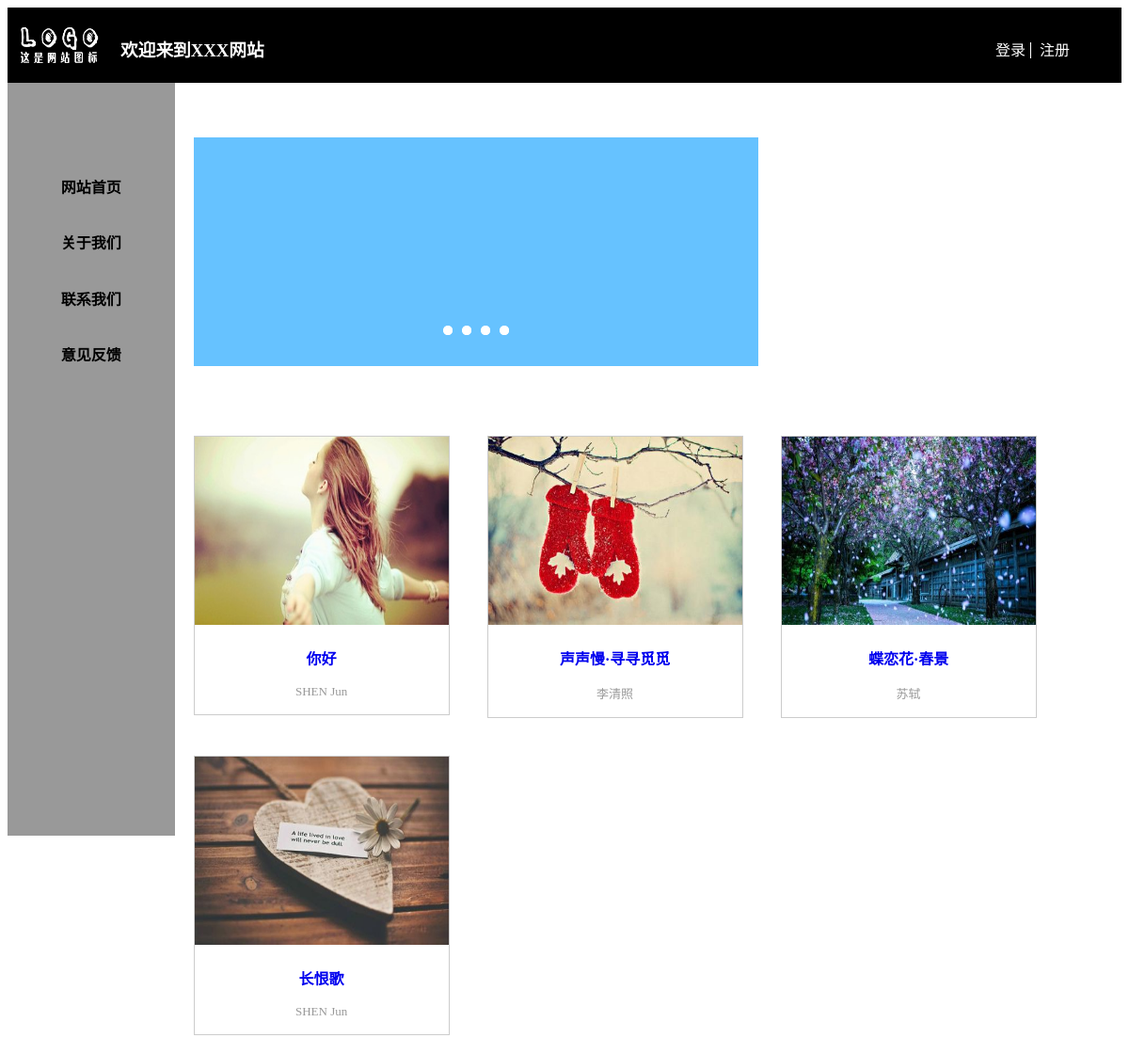
The app's page /blog/artcle with its own data.
### blog/models.py (models this page shows, shortened)
@python_2_unicode_compatible
class Article(models.Model):
    title = models.CharField(max_length=50)
    author = models.ForeignKey(Author)
    content = models.TextField()
    score = models.IntegerField()  # 文章的打分
    tags = models.ManyToManyField('Tag')

@python_2_unicode_compatible
class Author(models.Model):
    name = models.CharField(max_length=50)
    qq = models.CharField(max_length=10)
    addr = models.TextField()
    email = models.EmailField()
    def __str__(self):
        return self.name

### blog/views.py (the view)
class ArticleView(generic.ListView):
    template_name = 'blog/HomePage.html'
    context_object_name = 'article_list'
    def get_queryset(self):
        return Article.objects.order_by('title')[:5]

### blog/templates/blog/HomePage.html (shortened to what this page needs)
<!doctype html>
{% load staticfiles %}
<html>
<head>
<link rel="stylesheet" type="text/css" href="{% static 'blog/HomePage.css' %}"/>
</head>
<body>
<header>
  <img src="{%static 'blog/images/logo.png' %}" alt="logo"/>
  <h3>欢迎来到XXX网站</h3>
  <div id="reg">
    <span><a href="#">登录</a></span>
    <a href="#">注册</a>
  </div>
</header>
<div id="main">
  <nav>
    <ul>
      <li><a href="#">网站首页</a></li>
      <li><a href="#">关于我们</a></li>
      <li><a href="#">联系我们</a></li>
      <li><a href="#">意见反馈</a></li>
    </ul>
  </nav>
  {% if article_list %}
  <section>
    <div id="FocusImg">
      <img src="{%static 'blog/images/焦点图.png' %}" alt="焦点图">
    </div>
    {% for article in article_list %}
  <div class="responsive">
    <a href="{% url 'blog:detail' article.id %}">
    <div class="img">
        <img src="{% static 'blog/images/'%}{{forloop.counter}}.jpg" alt="1" width="300" height="200"/>
      <div class="desc">
        <p class="title">{{ article.title}}</p>
        <p class="brief">{{ article.author}}</p>
      </div>
    </div>
      {% endfor %}
    </a>
  </div>
  </section>
  {% endif %}
</div>
</body>
</html>

### blog/static/blog/HomePage.css (style rules this page uses)
header { height:80px; width:100%; background-color:#000; color:#FFF; }
header img { position:absolute; width:90px; height:60px; margin:10px; }
header h3 { position:absolute; margin:30px 120px; }
#reg { float:right; margin:32px 50px; }
#reg a { color:#FFF; font-size:16px; text-decoration:none; padding:5px; }
#reg span { border-right:1px solid #FFF; margin:0px; }
nav { width:15%; height:800px; background-color:#999; float:left; }
nav ul { list-style-type:none; margin:80px 0 0 0; padding:0; overflow:hidden; }
nav a:link,a:visited { display:block; text-decoration:none; font-size:16px; font-weight:bold; color:#000; padding:10%; text-align:center; }
section { width:80%; background-color:#FFF; color:#666666; float:left }
#FocusImg { margin:50px 20px; }
.img { margin:20px; border:1px solid #ccc; float:left; width:270px; }
.img img { width:100%; height:200px; }
.desc { padding:3px; text-align:center; }
.title { font-weight:bold; }
.brief { font-size:small; color:#999; }

### records on screen
Article: shows a picture, title "你好", author "SHEN Jun"
Article: shows a picture, title "声声慢·寻寻觅觅", author "李清照"
Article: shows a picture, title "蝶恋花·春景", author "苏轼"
Article: shows a picture, title "长恨歌", author "SHEN Jun"
